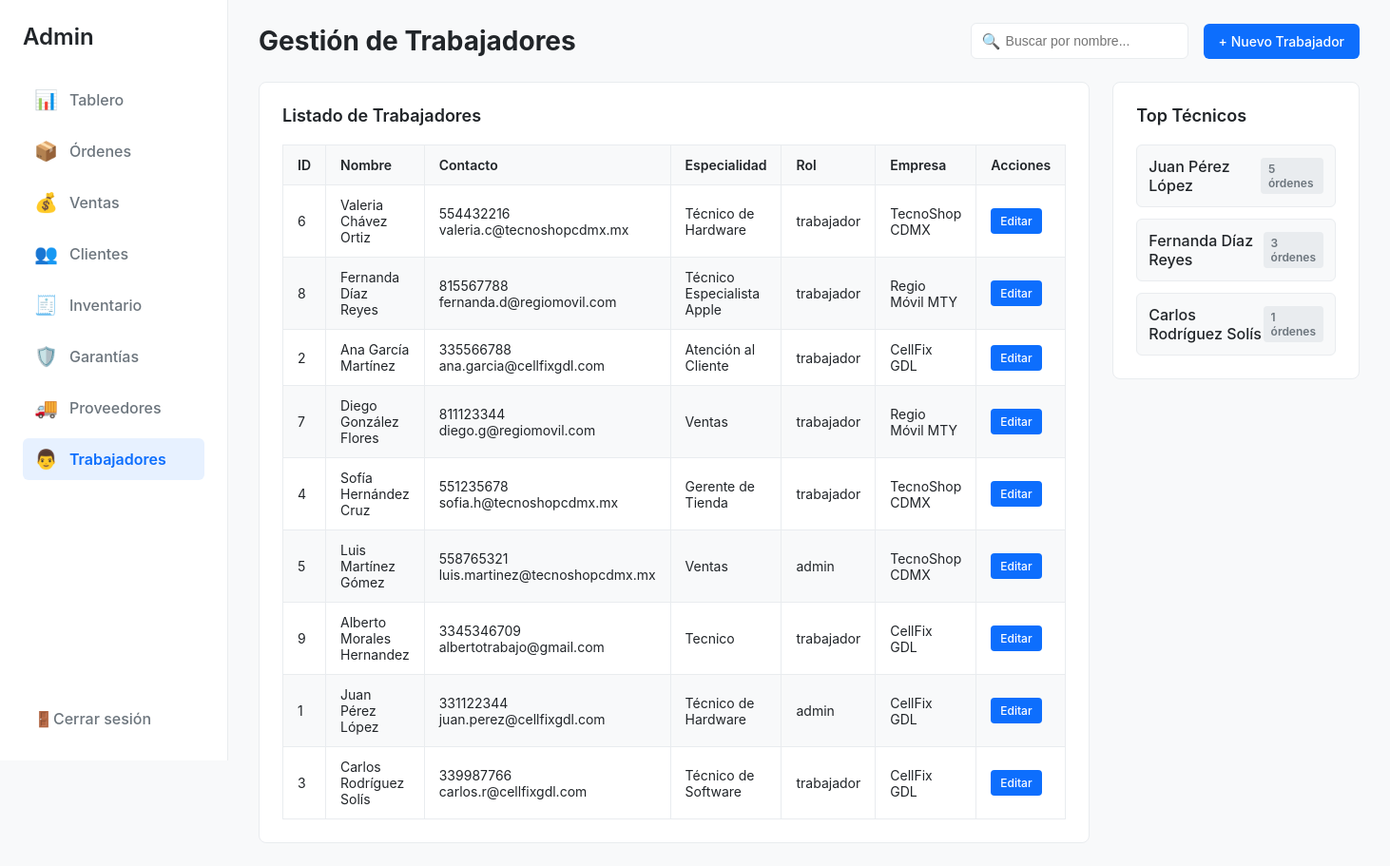
Page /admin/trabajadores.php (signed in) on the committed database.
### tables this page shows
CREATE TABLE `trabajador` (
  `id_trabajador` int(11) NOT NULL,
  `contrasena` varchar(20) NOT NULL,
  `nombre` varchar(100) NOT NULL,
  `apellido` varchar(100) NOT NULL,
  `telefono` varchar(15) NOT NULL,
  `correo` varchar(100) NOT NULL,
  `direccion` varchar(100) NOT NULL,
  `num_direccion` varchar(10) NOT NULL,
  `especialidad` varchar(100) NOT NULL,
  `rol` enum('admin','trabajador') NOT NULL DEFAULT 'trabajador',
  `id_empresa` int(11) NOT NULL
);

CREATE TABLE `empresa` (
  `id_empresa` int(11) NOT NULL,
  `nombre_empresa` varchar(100) NOT NULL,
  `telefono` varchar(15) NOT NULL,
  `correo` varchar(100) NOT NULL,
  `direccion` varchar(100) NOT NULL
);

### html/admin/trabajadores.php (the view, shortened to what this page needs)
<?php
require '../config/conexion.php';
try{
    $sql_lista = "SELECT
                    t.id_trabajador,
                    t.nombre,
                    t.apellido,
                    t.telefono,
                    t.correo,
                    t.especialidad,
                    t.rol,
                    e.nombre_empresa
                FROM trabajador AS t
                LEFT JOIN empresa AS e ON t.id_empresa = e.id_empresa
                ORDER BY t.apellido ASC, t.nombre ASC";
$stmt_lista = $pdo->query($sql_lista);
$trabajadores = $stmt_lista->fetchAll(PDO::FETCH_ASSOC);
    $sql_top = "SELECT nombre, apellido, total_ordenes
                FROM vista_ranking_tecnicos LIMIT 3";
    $stmt_top = $pdo->query($sql_top);
    $top_tecnicos = $stmt_top->fetchAll(PDO::FETCH_ASSOC);
}
catch (\PDOException $e){
    echo "Error al consultar la base de datos: " . $e->getMessage();
    die();
}
?>
<!DOCTYPE html>
<html lang="es">
<head>
</head>
<body>
    <aside class="sidebar">
        <div class="sidebar-header">
            Admin
        </div>
        <nav class="sidebar-nav">
            <ul>
                <li><a href="dashboard.php"><span>📊</span> Tablero</a></li>
                <li><a href="../common/ordenes.php"><span>📦</span> Órdenes</a></li>
                <li><a href="ventas.php"><span>💰</span> Ventas</a></li>
                <li><a href="clientes.php"><span>👥</span> Clientes</a></li>
                <li><a href="inventario.php"><span>🧾</span> Inventario</a></li>
                <li><a href="../common/garantias.php"><span>🛡️</span> Garantías</a></li>
                <li><a href="proveedores.php"><span>🚚</span> Proveedores</a></li>
                <li><a href="trabajadores.php" class="active"><span>👨</span> Trabajadores</a></li>
            </ul>
        </nav>
        <div class="sidebar-footer">
            <a href="/controllers/logout.php">
                <span>🚪</span> Cerrar sesión
            </a>
        </div>
    </aside>
    <main class="main-content">
        <header class="main-header">
            <h1>Gestión de Trabajadores</h1>
            <div class="header-actions">
                <div class="search-bar">
                    <input type="text" placeholder="Buscar por nombre...">
                </div>
                <a href="nuevo_trabajador.php" class="btn-primary">+ Nuevo Trabajador</a>
            </div>
        </header>
        <section class="page-layout">
            <div class="main-column">
                <div class="card">
                    <h2 class="card-header">Listado de Trabajadores</h2>
                    <table class="data-table">
                        <thead>
                            <tr>
                                <th>ID</th>
                                <th>Nombre</th>
                                <th>Contacto</th>
                                <th>Especialidad</th>
                                <th>Rol</th>
                                <th>Empresa</th>
                                <th>Acciones</th>
                            </tr>
                        </thead>
                        <tbody>
                            <?php if (empty($trabajadores)): ?>
                                <tr>
                                    <td colspan="7" style="text-align: center;">No se encontraron trabajadores.</td>
                                </tr>
                            <?php else: ?>
                                <?php foreach ($trabajadores as $trabajador): ?>
                                    <tr>
                                        <td><?php echo htmlspecialchars($trabajador['id_trabajador']); ?></td>
                                        <td><?php echo htmlspecialchars($trabajador['nombre'] . ' ' . $trabajador['apellido']); ?></td>
                                        <td>
                                            <?php echo htmlspecialchars($trabajador['telefono']); ?><br>
                                            <?php echo htmlspecialchars($trabajador['correo']); ?>
                                        </td>
                                        <td><?php echo htmlspecialchars($trabajador['especialidad']); ?></td>
                                        <td><?php echo htmlspecialchars($trabajador['rol']); ?></td>
                                        <td><?php echo htmlspecialchars($trabajador['nombre_empresa']); ?></td>
                                        <td>
                                            <a href="editar_trabajador.php?id=<?php echo $trabajador['id_trabajador']; ?>" class="btn-edit">Editar</a>
                                        </td>
                                    </tr>
                                <?php endforeach; ?>
                            <?php endif; ?>
                        </tbody>
                    </table>
                </div>
            </div>
            <div class="sidebar-column">
                <div class="card">
                    <h2 class="card-header">Top Técnicos</h2>
                    <ul class="top-list">
                        <?php if (empty($top_tecnicos)): ?>
                            <li style="text-align: center; color: var(--color-texto-secundario); font-size: 14px;">
                                No hay datos de reparaciones.
                            </li>
                        <?php else: ?>
                            <?php foreach ($top_tecnicos as $tecnico): ?>
                                <li class="top-list-item">
                                    <span class="name"><?php echo htmlspecialchars($tecnico['nombre'] . ' ' . $tecnico['apellido']); ?></span>
                                    <span class="count"><?php echo $tecnico['total_ordenes']; ?> órdenes</span>
                                </li>
                            <?php endforeach; ?>
                        <?php endif; ?>
                    </ul>
                </div>
            </div>
        </section>
    </main>
</body>
</html>

### html/admin/trabajadores.php (style rules this page uses)
:root { --color-primario: #0d6efd; --color-fondo: #f8f9fa; --color-blanco: #ffffff; --color-texto: #212529; --color-texto-secundario: #6c757d; --color-borde: #e9ecef; }
body { font-family: -apple-system, BlinkMacSystemFont, "Segoe UI", Roboto, "Helvetica Neue", Arial, sans-serif; margin: 0; background-color: var(--color-fondo); color: var(--color-texto); display: flex; }
.sidebar { width: 240px; background-color: var(--color-blanco); border-right: 1px solid var(--color-borde); height: 100vh; display: flex; flex-direction: column; padding: 24px; box-sizing: border-box; position: fixed; left: 0; top: 0; }
.sidebar-header { font-size: 24px; font-weight: 600; margin-bottom: 30px; }
.sidebar-nav { flex-grow: 1; }
.sidebar-nav ul { list-style: none; padding: 0; margin: 0; }
.sidebar-nav li { margin-bottom: 10px; }
.sidebar-nav a { text-decoration: none; color: var(--color-texto-secundario); font-weight: 500; display: flex; align-items: center; padding: 10px 12px; border-radius: 6px; transition: background-color 0.2s, color 0.2s; }
.sidebar-nav a.active { background-color: #e7f1ff; color: var(--color-primario); font-weight: 600; }
.sidebar-nav a span { margin-right: 12px; font-size: 20px; }
.sidebar-footer a { text-decoration: none; color: var(--color-texto-secundario); font-weight: 500; display: flex; align-items: center; padding: 10px 12px; }
.main-content { margin-left: 240px; flex-grow: 1; padding: 24px 32px; }
.main-header { display: flex; justify-content: space-between; align-items: center; margin-bottom: 24px; }
.main-header h1 { font-size: 28px; margin: 0; }
.header-actions { display: flex; align-items: center; gap: 16px; }
.search-bar { position: relative; }
.search-bar input { padding: 10px 10px 10px 36px; border: 1px solid var(--color-borde); border-radius: 6px; font-size: 14px; }
.search-bar::before { content: '🔍'; position: absolute; left: 12px; top: 50%; transform: translateY(-50%); color: var(--color-texto-secundario); }
.btn-primary { background-color: var(--color-primario); color: var(--color-blanco); border: none; padding: 10px 16px; border-radius: 6px; font-weight: 500; cursor: pointer; font-size: 14px; text-decoration: none; }
.card { background-color: var(--color-blanco); border: 1px solid var(--color-borde); border-radius: 8px; padding: 24px; }
.card-header { font-size: 18px; font-weight: 600; margin: 0 0 20px 0; }
.data-table { width: 100%; border-collapse: collapse; }
.data-table th, .data-table td { padding: 12px 15px; border: 1px solid var(--color-borde); text-align: left; font-size: 14px; word-wrap: break-word; }
.data-table th { background-color: var(--color-fondo); font-weight: 600; }
.data-table tbody tr:nth-of-type(even) { background-color: var(--color-fondo); }
.btn-edit { display: inline-block; padding: 6px 10px; font-size: 12px; font-weight: 500; color: #fff; background-color: #0d6efd; border: none; border-radius: 4px; text-decoration: none; text-align: center; }
.page-layout { display: flex; gap: 24px; }
.main-column { flex: 3; }
.sidebar-column { flex: 1; min-width: 250px; }
.top-list { list-style: none; padding: 0; margin: 0; display: flex; flex-direction: column; gap: 12px; }
.top-list-item { display: flex; justify-content: space-between; align-items: center; padding: 12px; background-color: var(--color-fondo); border: 1px solid var(--color-borde); border-radius: 6px; }
.top-list-item .name { font-weight: 500; color: var(--color-texto); }
.top-list-item .count { font-size: 12px; font-weight: 600; background-color: #e9ecef; padding: 4px 8px; border-radius: 4px; color: var(--color-texto-secundario); }

### rows in the picture
trabajador: id_trabajador "6", nombre+apellido "Valeria Chávez Ortiz", telefono "554432216", correo "valeria.c@tecnoshopcdmx.mx", especialidad "Técnico de Hardware", rol "trabajador", id_empresa.nombre_empresa "TecnoShop CDMX"
trabajador: id_trabajador "8", nombre+apellido "Fernanda Díaz Reyes", telefono "815567788", correo "fernanda.d@regiomovil.com", especialidad "Técnico Especialista Apple", rol "trabajador", id_empresa.nombre_empresa "Regio Móvil MTY", total_ordenes "3"
trabajador: id_trabajador "2", nombre+apellido "Ana García Martínez", telefono "335566788", correo "ana.garcia@cellfixgdl.com", especialidad "Atención al Cliente", rol "trabajador", id_empresa.nombre_empresa "CellFix GDL"
trabajador: id_trabajador "7", nombre+apellido "Diego González Flores", telefono "811123344", correo "diego.g@regiomovil.com", especialidad "Ventas", rol "trabajador", id_empresa.nombre_empresa "Regio Móvil MTY"
trabajador: id_trabajador "4", nombre+apellido "Sofía Hernández Cruz", telefono "551235678", correo "sofia.h@tecnoshopcdmx.mx", especialidad "Gerente de Tienda", rol "trabajador", id_empresa.nombre_empresa "TecnoShop CDMX"
trabajador: id_trabajador "5", nombre+apellido "Luis Martínez Gómez", telefono "558765321", correo "luis.martinez@tecnoshopcdmx.mx", especialidad "Ventas", rol "admin", id_empresa.nombre_empresa "TecnoShop CDMX"
trabajador: id_trabajador "9", nombre+apellido "Alberto Morales Hernandez", telefono "3345346709", correo "albertotrabajo@gmail.com", especialidad "Tecnico", rol "trabajador", id_empresa.nombre_empresa "CellFix GDL"
trabajador: id_trabajador "1", nombre+apellido "Juan Pérez López", telefono "331122344", correo "juan.perez@cellfixgdl.com", especialidad "Técnico de Hardware", rol "admin", id_empresa.nombre_empresa "CellFix GDL", total_ordenes "5"
trabajador: id_trabajador "3", nombre+apellido "Carlos Rodríguez Solís", telefono "339987766", correo "carlos.r@cellfixgdl.com", especialidad "Técnico de Software", rol "trabajador", id_empresa.nombre_empresa "CellFix GDL", total_ordenes "1"
